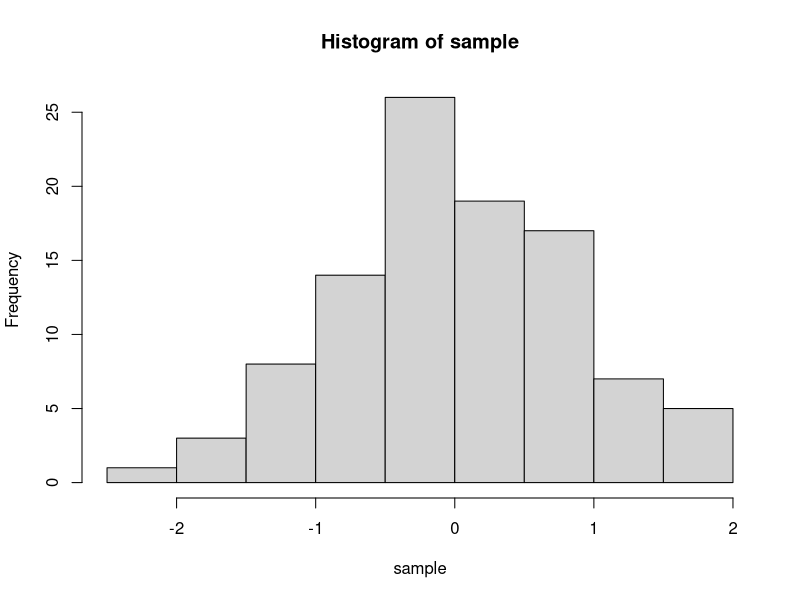

Reproduce this figure in R.
## ---- chunk 1
knitr::opts_chunk$set(echo = TRUE)
## ---- chunk 2
set.seed(124)
sample <- rnorm(100)
mean(sample)
hist(sample)

